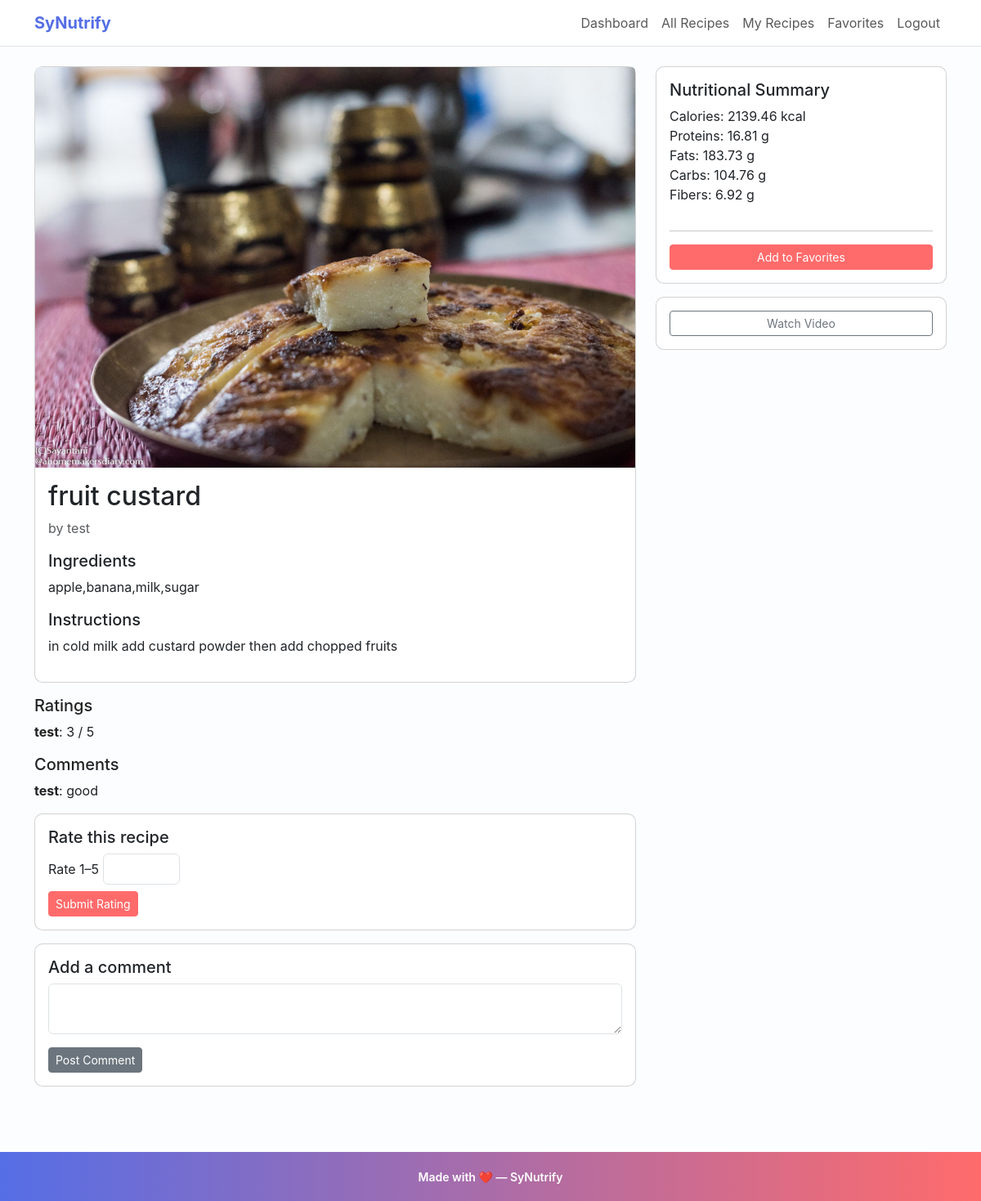
The app's page /recipe/1 (signed in) with its own data.
### app.py (models this page shows, shortened)
class Recipe(db.Model):
    id = db.Column(db.Integer, primary_key=True)
    title = db.Column(db.String(150), nullable=False)
    image_url = db.Column(db.String(300))        # New: for recipe image
    ingredients = db.Column(db.Text, nullable=False)
    calories = db.Column(db.Float)
    proteins = db.Column(db.Float)
    fats = db.Column(db.Float)
    carbs = db.Column(db.Float)
    fibers = db.Column(db.Float)
    instructions = db.Column(db.Text, nullable=False)
    youtube_url = db.Column(db.String(300))
    user_id = db.Column(db.Integer, db.ForeignKey("user.id"), nullable=False)
    ratings = db.relationship("Rating", backref="recipe", lazy=True)
    comments = db.relationship("Comment", backref="recipe", lazy=True)

class User(db.Model, UserMixin):
    id = db.Column(db.Integer, primary_key=True)
    username = db.Column(db.String(150), unique=True, nullable=False)
    password_hash = db.Column(db.String(128), nullable=False)
    recipes = db.relationship("Recipe", backref="user", lazy=True)
    ratings = db.relationship("Rating", backref="user", lazy=True)
    comments = db.relationship("Comment", backref="user", lazy=True)

class Rating(db.Model):
    id = db.Column(db.Integer, primary_key=True)
    score = db.Column(db.Integer, nullable=False)  # 1-5
    user_id = db.Column(db.Integer, db.ForeignKey("user.id"), nullable=False)
    recipe_id = db.Column(db.Integer, db.ForeignKey("recipe.id"), nullable=False)

class Comment(db.Model):
    id = db.Column(db.Integer, primary_key=True)
    content = db.Column(db.Text, nullable=False)
    user_id = db.Column(db.Integer, db.ForeignKey("user.id"), nullable=False)
    recipe_id = db.Column(db.Integer, db.ForeignKey("recipe.id"), nullable=False)

### app.py (the view)
@app.route("/recipe/<int:recipe_id>")
@login_required
def recipe_detail(recipe_id):
    recipe = Recipe.query.get_or_404(recipe_id)
    rating_form = RatingForm()
    comment_form = CommentForm()
    is_favorite=any(f.user_id == current_user.id for f in recipe.favorited_by)
    return render_template(
        "recipe_detail.html",
        recipe=recipe,
        rating_form=rating_form,
        comment_form=comment_form,
        is_favorite=is_favorite
    )

### app.py
class RatingForm(FlaskForm):
    score = IntegerField("Rate 1–5", validators=[DataRequired(), NumberRange(min=1, max=5)])
    submit = SubmitField("Submit Rating")

class CommentForm(FlaskForm):
    content = TextAreaField("Add a comment", validators=[DataRequired()])
    submit = SubmitField("Post Comment")

### app.py (called while the page is built)
@login_manager.user_loader
def load_user(user_id):
    return User.query.get(int(user_id))

### templates/recipe_detail.html (shortened to what this page needs)
{% extends "base.html" %}
{% block content %}
  <div class="row">
    <div class="col-md-8">
      <div class="card mb-3">
        {% if recipe.image_url %}
          <img src="{{ recipe.image_url }}" class="card-img-top img-fluid" alt="{{ recipe.title }}">
        {% endif %}
        <div class="card-body">
          <h2 class="card-title">{{ recipe.title }}</h2>
          <p class="text-muted">by {{ recipe.user.username }}</p>
          <h5>Ingredients</h5>
          <p>{{ recipe.ingredients }}</p>
          <h5>Instructions</h5>
          <p>{{ recipe.instructions }}</p>
        </div>
      </div>
      <div class="mb-3">
        <h5>Ratings</h5>
        {% if recipe.ratings %}
          {% for r in recipe.ratings %}
            <div><strong>{{ r.user.username }}</strong>: {{ r.score }} / 5</div>
          {% endfor %}
        {% else %}
          <div class="text-muted">No ratings yet.</div>
        {% endif %}
      </div>
      <div class="mb-3">
        <h5>Comments</h5>
        {% if recipe.comments %}
          {% for c in recipe.comments %}
            <div class="mb-2"><strong>{{ c.user.username }}</strong>: {{ c.content }}</div>
          {% endfor %}
        {% else %}
          <div class="text-muted">No comments yet.</div>
        {% endif %}
      </div>
      {% if current_user.is_authenticated %}
        <div class="card mb-3">
          <div class="card-body">
            <h5>Rate this recipe</h5>
            <form method="post" action="{{ url_for('rate_recipe', recipe_id=recipe.id) }}">
              <div class="mb-2">{{ rating_form.score.label }} {{ rating_form.score(class_='form-control d-inline-block w-auto') }}</div>
              {{ rating_form.submit(class_='btn btn-primary btn-sm') }}
            </form>
          </div>
        </div>
        <div class="card mb-3">
          <div class="card-body">
            <h5>Add a comment</h5>
            <form method="post" action="{{ url_for('comment_recipe', recipe_id=recipe.id) }}">
              <div class="mb-2">{{ comment_form.content(class_='form-control') }}</div>
              {{ comment_form.submit(class_='btn btn-secondary btn-sm mt-2') }}
            </form>
          </div>
        </div>
      {% endif %}
    </div>
    <div class="col-md-4">
      <div class="card mb-3">
        <div class="card-body">
          <h5>Nutritional Summary</h5>
          <ul class="list-unstyled">
            <li>Calories: {{ '%.2f'|format(recipe.calories or 0) }} kcal</li>
            <li>Proteins: {{ '%.2f'|format(recipe.proteins or 0) }} g</li>
            <li>Fats: {{ '%.2f'|format(recipe.fats or 0) }} g</li>
            <li>Carbs: {{ '%.2f'|format(recipe.carbs or 0) }} g</li>
            <li>Fibers: {{ '%.2f'|format(recipe.fibers or 0) }} g</li>
          </ul>
          <hr>
          <form method="post" action="{{ url_for('favorite_recipe', recipe_id=recipe.id) }}">
            {% if is_favorite %}
              <button class="btn btn-outline-danger btn-sm w-100" type="submit">Remove from Favorites</button>
            {% else %}
              <button class="btn btn-primary btn-sm w-100" type="submit">Add to Favorites</button>
            {% endif %}
          </form>
        </div>
      </div>
      {% if recipe.youtube_url %}
        <div class="card">
          <div class="card-body">
            <a href="{{ recipe.youtube_url }}" target="_blank" class="btn btn-sm btn-outline-secondary w-100">Watch Video</a>
          </div>
        </div>
      {% endif %}
    </div>
  </div>
{% endblock %}

### static/css/style.css (style rules this page uses)
body { background-color: #f7f8fb; color: #333; }
.card { border-radius:10px; }
.img-fluid { max-width:100%; height:auto; }
:root { --primary:#ff6b6b; --accent:#556ee6; --muted:#6c757d; --card-bg:#ffffff; --page-bg:#fcfdff; }
body { background-color: var(--page-bg); color: #222; font-family: Inter, system-ui, -apple-system, 'Segoe UI', Roboto, 'Helvetica Neue', Arial; }
.btn-primary { background: var(--primary); border-color: var(--primary); }

### records on screen
Recipe: image_url (picture), title "fruit custard", ingredients "apple,banana,milk,sugar", instructions "in cold milk add custard powder then add chopped fruits", calories "2139.46", proteins "16.81", fats "183.73", carbs "104.76", fibers "6.92"
User: user.username "test"
Rating: user.username "test", score "3"
Comment: user.username "test", content "good"

### other values on screen
{{ rating_form.score.label }} "Rate 1–5"
